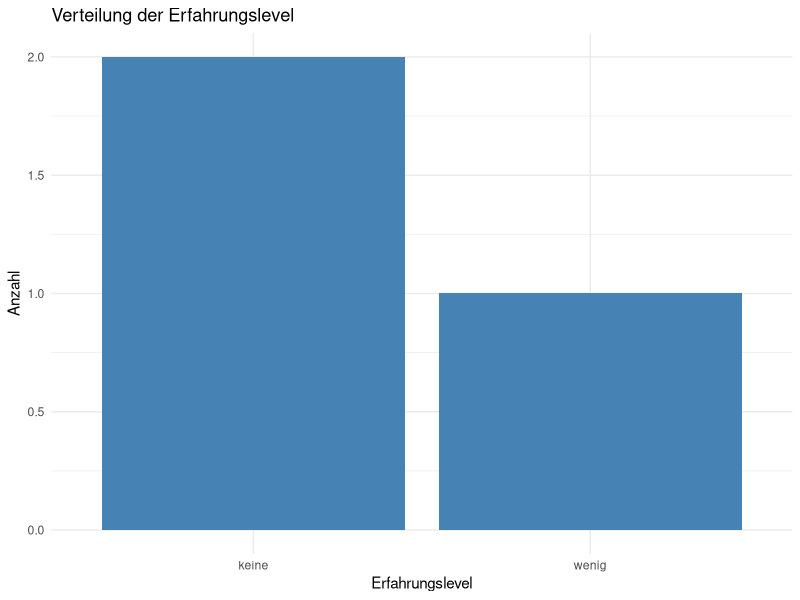
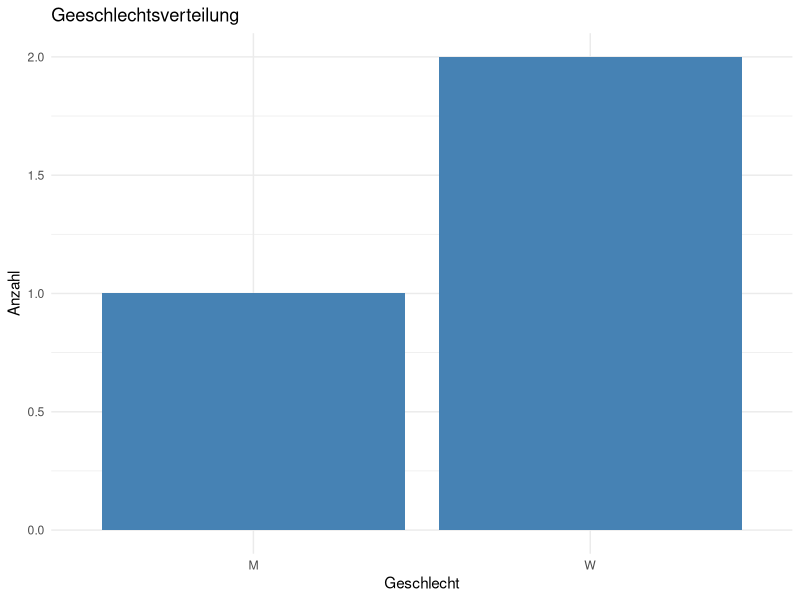
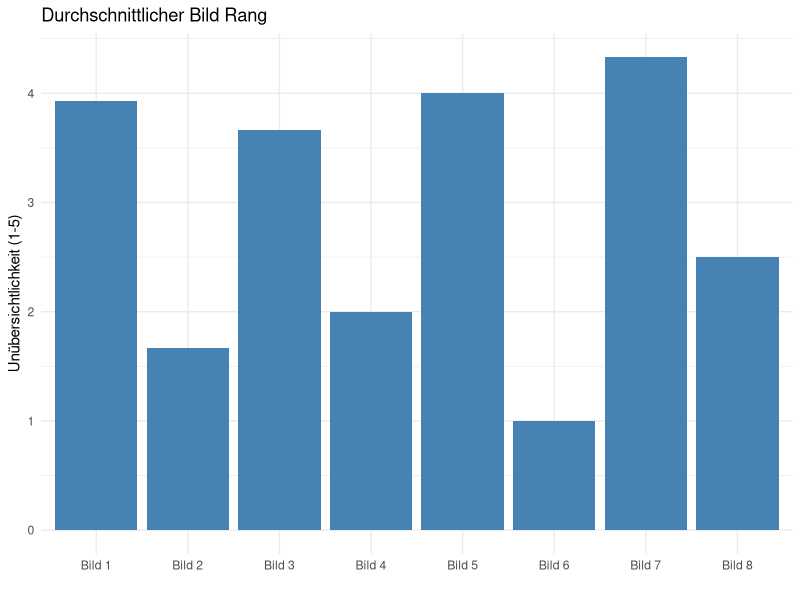
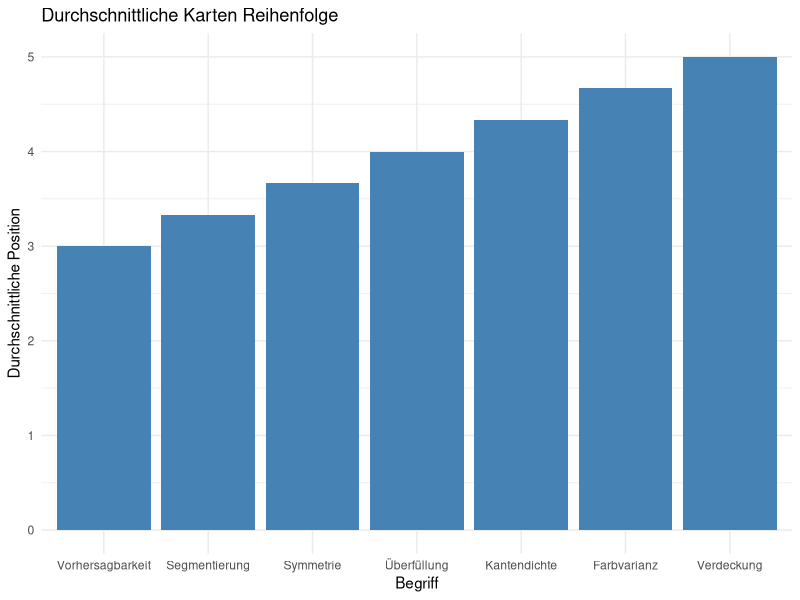

Write R code to recreate these figures, in order.
## ---- chunk 1
#| label: fig-exp
#| echo: false
#| warning: false
#| fig-cap: Erfahrungslevel

library(ggplot2)
exp_lvls <- c(0,0,1)
# Namen der Levels
exp_names <- c(
  "keine",
  "wenig",
  "mäßig",
  "umfangreiche"
)

# Zahlen in Text umwandeln
experience <- exp_names[exp_lvls + 1]

# Dataframe
exp_data <- data.frame(
  Person = 1:length(experience),
  Erfahrung = experience
)

# Plot
ggplot(exp_data, aes(x = Erfahrung)) +
  geom_bar(fill = "steelblue") +
  labs(
    title = "Verteilung der Erfahrungslevel",
    x = "Erfahrungslevel",
    y = "Anzahl"
  ) +
  theme_minimal()
## ---- chunk 2
#| label: fig-sex
#| echo: false
#| warning: false
#| fig-cap: Geschlechtssverteilung

library(ggplot2)

ages <- c("M","W","W")

# Dataframe erstellen
age_data <- data.frame(
  age = ages
)

# Plot
ggplot(age_data, aes(x = factor(age))) +
  geom_bar(fill = "steelblue") +
  labs(
    title = "Geeschlechtsverteilung",
    x = "Geschlecht",
    y = "Anzahl"
  ) +
  theme_minimal()
## ---- chunk 3
#| label: fig-pic-ranks
#| echo: false
#| warning: false
#| fig-cap: Bild Unübersichtlichkeit

library(ggplot2)
library(tidyverse)

A3_1 <- c(3,1,5,1,3,1,4,2)
A3_4 <- c(4.8,2,3,3,4,1,5,2.5)
A3_3 <- c(4,2,3,2,5,1,4,3)
pics <- c("Bild 1","Bild 2","Bild 3","Bild 4","Bild 5","Bild 6","Bild 7","Bild 8")

rank_data <- data.frame(
  pic = pics,
  ranks1 = A3_1,
  ranks2 = A3_4,
  ranks3 = A3_3
)

# Durchschnitt berechnen
rank_data <- rank_data %>%
  mutate(avg_rank = rowMeans(across(starts_with("ranks"))))

# Plot
ggplot(rank_data, aes(x = pic, y = avg_rank)) +
  geom_col(fill = "steelblue") +
  labs(
    title = "Durchschnittlicher Bild Rang",
    x = " ",
    y = "Unübersichtlichkeit (1-5)"
  ) +
  theme_minimal()
## ---- chunk 4
#| label: fig-card-Sort
#| echo: false
#| warning: false
#| fig-cap: Durchschnittliche Karten Reihenfolge

library(ggplot2)
library(tidyverse)

A3_1 <- c(6,4,7,1,5,3,2)
#A3_2 <- c(3,5,6,4,2,7,1)
A3_3 <- c(2,4,5,6,1,7,3)
A3_4 <- c(3,1,2,6,4,5,7)

cards <- c("Symmetrie","Vorhersagbarkeit","Farbvarianz","Kantendichte","Segmentierung","Verdeckung","Überfüllung")

card_data <- data.frame(
  card = cards,
  order1 = A3_1,
  order2 = A3_3,
  order3 = A3_4
)

# Durchschnitt berechnen
card_data <- card_data %>%
  mutate(avg_order = rowMeans(across(starts_with("order"))))

# Plot
ggplot(card_data, aes(x = reorder(card, avg_order), y = avg_order)) +
  geom_col(fill = "steelblue") +
  labs(
    title = "Durchschnittliche Karten Reihenfolge",
    x = "Begriff",
    y = "Durchschnittliche Position"
  ) +
  theme_minimal()
